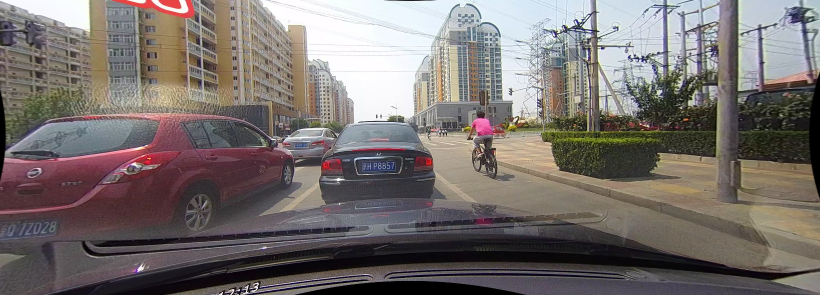
#> input picture crowd_test/02400.jpg, 1640 x 590 px (shown at 1/2 size); its folder holds only this picture in this run
$ python main.py   (older library calls are emulated)
#> lines starting #> are read from the running program, lines starting #| are printed output that depends on the picture; after the words box and inside, x2 and y2 are one past the last pixel; in counts of white or black regions, pixels touching at a corner belong together
### line_perspective_utils.py
import cv2
import numpy as np
import matplotlib.pyplot as plt


def perspectiveChange(inputImg):
    # plt.imshow(inputImg)
    # plt.title("Inside Perspective Change")
    # plt.show()
    r, c = inputImg.shape[:2]
    source = np.float32([[c, r - 10],
                       [0, r - 10],
                       [680, 356],
                       [955, 349]])#[915, 356]])
    dest = np.float32([[c, r],
                     [0, r],
                     [600, 0],
                     [c - 20, 0]])

    perspTranform = cv2.getPerspectiveTransform(source, dest)

    invPerspTransform = cv2.getPerspectiveTransform(dest, source)

    warpedImage = cv2.warpPerspective(inputImg, perspTranform, (c, r), flags=cv2.INTER_LINEAR)
    return warpedImage, perspTranform, invPerspTransform

class Line:
    def __init__(self, length_buffer=10):
        self.pixel_last_iteration = None
        self.meter_last_iteration = None

        self.curvature = None
        self.x_coords = None
        self.y_coords = None

    def set_new_line(self, pixel_new, meter_new):
        self.meter_last_iteration = meter_new
        self.pixel_last_iteration = pixel_new

    def return_lane(self, img, lane_type):
        lane_width = 35
        height, width, color = img.shape
        y_plot = np.linspace(0, height - 1, height)
        coefficients = self.pixel_last_iteration
        central = coefficients[0] * y_plot ** 2 + coefficients[1] * y_plot + coefficients[2]
        left_lane = central - lane_width // 2
        right_lane = central + lane_width // 2
        left_coords = np.array(list(zip(left_lane, y_plot)))
        right_coords = np.array(np.flipud(list(zip(right_lane, y_plot))))
        final_coords = np.vstack([left_coords, right_coords])
        if lane_type == 'right':
            filled_area = cv2.fillPoly(img, [np.int32(final_coords)], (0, 0, 255))
        else:
            filled_area = cv2.fillPoly(img, [np.int32(final_coords)], (255, 0, 0))
        return filled_area

    @property
    def radius_of_curvature(self):
        coefficients = self.meter_last_iteration
        curvature = ((1 + pow(pow(coefficients[1], 2), 1.5)) / abs(2 * coefficients[0]))
        return curvature

def detect_lanes_from_binary(binary_img, left_line, right_line):
    # [6 lines of commented-out code are left out]
    ht, wd = binary_img.shape
    hist = np.sum(binary_img[200:480, :], axis = 0)

    output_image = np.dstack((binary_img, binary_img, binary_img)) * 255
    midpt = len(hist) // 2
    start_point_left = np.argmax(hist[:midpt])
    start_point_right = np.argmax(hist[midpt:]) + midpt

    non_zero_points = binary_img.nonzero()
    y_coords = np.array(non_zero_points[0])
    x_coords = np.array(non_zero_points[1])

    currLeftCoord = start_point_left
    currRightCoord = start_point_right

    margin_width = 100
    recenterThresh = 50
    total_windows = 9
    singleWindowHt = int(ht / total_windows)

    leftLaneFinalCoords = []
    rightLaneFinalCoords = []
    for windowNum in range(total_windows):
        if windowNum < 3:
            continue
        y_window_down = ht - (windowNum + 1) * singleWindowHt
        y_window_up = ht - windowNum * singleWindowHt
        x_right_window_down = currRightCoord - margin_width
        x_right_window_up = currRightCoord + margin_width
        x_left_window_down = currLeftCoord - margin_width
        x_left_window_up = currLeftCoord + margin_width

        cv2.rectangle(output_image, (x_left_window_down, y_window_down), (x_left_window_up, y_window_up), (0, 255, 0), 2)
        cv2.rectangle(output_image, (x_right_window_down, y_window_down), (x_right_window_up, y_window_up), (0, 255, 0), 2)
        leftIndicesFound = ((y_coords >= y_window_down) & (x_coords < x_left_window_up) & (y_coords < y_window_up)
                                   & (x_coords >= x_left_window_down)).nonzero()[0]
        rightIndicesFound = ((y_coords >= y_window_down) & (x_coords < x_right_window_up) & (y_coords < y_window_up)
             & (x_coords >= x_right_window_down)).nonzero()[0]
        if len(rightIndicesFound) > recenterThresh:
            currRightCoord = np.int(np.mean(x_coords[rightIndicesFound]))
        if len(leftIndicesFound) > recenterThresh:
            currLeftCoord = np.int(np.mean(x_coords[leftIndicesFound]))

        leftLaneFinalCoords.append(leftIndicesFound)
        rightLaneFinalCoords.append(rightIndicesFound)
    plt.imshow(output_image)
    plt.title("Rectangles showing detected lanes")
    plt.show()
    rightLaneFinalCoords = np.hstack(rightLaneFinalCoords)
    leftLaneFinalCoords = np.hstack(leftLaneFinalCoords)
    rightLaneFinalCoords = rightLaneFinalCoords[::-1]
    leftLaneFinalCoords = leftLaneFinalCoords[::-1]

    left_line.x_coords = x_coords[leftLaneFinalCoords]
    left_line.y_coords = y_coords[leftLaneFinalCoords]
    right_line.x_coords = x_coords[rightLaneFinalCoords]
    right_line.y_coords = y_coords[rightLaneFinalCoords]

    pixel_new_left = np.polyfit(left_line.y_coords, left_line.x_coords, 2)
    pixel_new_right = np.polyfit(right_line.y_coords, right_line.x_coords, 2)

    meter_new_left = np.polyfit(left_line.y_coords * (30.0/720), left_line.x_coords * (3.7/700), 2)
    meter_new_right = np.polyfit(right_line.y_coords * (30.0/720), right_line.x_coords * (3.7/700), 2)

    left_line.set_new_line(pixel_new_left, meter_new_left)
    right_line.set_new_line(pixel_new_right, meter_new_right)

    output_image[y_coords[leftLaneFinalCoords], x_coords[leftLaneFinalCoords]] = [255, 0, 0]
    output_image[y_coords[rightLaneFinalCoords], x_coords[rightLaneFinalCoords]] = [0, 0, 255]

    return left_line, right_line, output_image

### main.py
import cv2
import os
import matplotlib.pyplot as plt
from line_perspective_utils import perspectiveChange, detect_lanes_from_binary, Line
import numpy as np
import time
import imghdr

processed_frames = 0  # counter of frames processed (when processing video)
line_lt = Line()  # line on the left of the lane
line_rt = Line()  # line on the right of the lane


def process_pipeline(frame,test_img):
    global line_lt, line_rt, processed_frames

    height, width = frame.shape[:2]
    binIm = np.zeros(shape=(height, width), dtype=np.uint8)

    yHSVmin = np.array([0, 70, 70])
    yHSVmax = np.array([50, 255, 255])

    hueV = cv2.cvtColor(frame, cv2.COLOR_BGR2HSV)

    minThreshold = np.all(hueV > yHSVmin, axis=2)
    maxThreshold = np.all(hueV < yHSVmax, axis=2)

    binIm = np.logical_or(binIm, np.logical_and(minThreshold, maxThreshold))

    gray = cv2.cvtColor(frame, cv2.COLOR_BGR2GRAY)
    plt.imshow(cv2.equalizeHist(gray))
    plt.show()
    thre = 170
    _, eq_white_mask = cv2.threshold(cv2.equalizeHist(gray), thresh=thre, maxval=255, type=cv2.THRESH_BINARY)

    binIm = np.logical_or(binIm, eq_white_mask)

    kernel_size = 9
    grayScale = cv2.cvtColor(frame, cv2.COLOR_BGR2GRAY)

    sobX = cv2.Sobel(grayScale, cv2.CV_64F, 1, 0, ksize=kernel_size)
    sobY = cv2.Sobel(grayScale, cv2.CV_64F, 0, 1, ksize=kernel_size)

    magnitudeS = np.sqrt(sobX ** 2 + sobY ** 2)
    magnitudeS = np.uint8(magnitudeS / np.max(magnitudeS) * 255)

    _, magnitudeS = cv2.threshold(magnitudeS, 50, 1, cv2.THRESH_BINARY)
    binIm = np.logical_or(binIm, magnitudeS.astype(bool))

    kernel = np.ones((5, 5), np.uint8)
    img_binary = cv2.morphologyEx(binIm.astype(np.uint8), cv2.MORPH_CLOSE, kernel)

    plt.imshow(img_binary)
    plt.title("Binary Image")
    plt.show()

    img_birdeye, M, Minv = perspectiveChange(img_binary)
    # plt.imshow(img_birdeye)
    # plt.show()

    line_lt, line_rt, img_fit = detect_lanes_from_binary(img_birdeye, line_lt, line_rt)

    # compute offset in meter from center of the lane
    line_lt_bottom = np.mean(line_lt.x_coords[line_lt.y_coords > 0.95 * line_lt.y_coords.max()])
    line_rt_bottom = np.mean(line_rt.x_coords[line_rt.y_coords > 0.95 * line_rt.y_coords.max()])
    lane_width = line_rt_bottom - line_lt_bottom
    midpoint = frame.shape[1] / 2
    offset_pix = abs((line_lt_bottom + lane_width / 2) - midpoint)
    offset_meter = (3.7 / 700) * offset_pix

    # draw the surface enclosed by lane lines back onto the original frame
    ht, wd, color = frame.shape
    warped = np.zeros_like(frame, dtype='uint8')
    unwarped = cv2.warpPerspective(warped, Minv, (wd, ht))
    onRoad = cv2.addWeighted(frame, 1., unwarped, 0.3, 0)

    line = np.zeros_like(frame)
    line = line_lt.return_lane(line, 'left')
    line = line_rt.return_lane(line, 'right')
    unwarped_line = cv2.warpPerspective(line, Minv, (wd, ht))
    maskForLine = onRoad.copy()
    indices = np.any([unwarped_line != 0][0], axis=2)
    coordPoints = np.where(indices == True)
    fileName = test_img[:-4] + "_output_thresh_" + str(thre) + ".txt"
    f = open(fileName, "w+")
    writeStr = ""
    writeStr2 = ""
    prevY = 0
    prevYY = 0
    for y, x in zip(np.ndarray.tolist(coordPoints[0]), np.ndarray.tolist(coordPoints[1])):

        if x < 800:
            if y != prevY:
                writeStr += str(x) + " " + str(y) + " "
            prevY = y
        else:
            if y != prevYY:
                writeStr2 += str(x) + " " + str(y) + " "
            prevYY = y

    f.write(writeStr + "\n")
    f.write(writeStr2)
    f.close()
    maskForLine[indices] = unwarped_line[indices]
    blend_on_road = cv2.addWeighted(src1=maskForLine, alpha=0.8, src2=onRoad, beta=0.5, gamma=0.)
    # blend_on_road = draw_on_road(frame, Minv, line_lt, line_rt)

    # add text (curvature and offset info) on the upper right of the blend
    mean_curvature_meter = np.mean([line_lt.radius_of_curvature, line_rt.radius_of_curvature])
    font = cv2.FONT_HERSHEY_SIMPLEX
    cv2.putText(blend_on_road, 'Curvature radius: {:.02f}m'.format(mean_curvature_meter), (860, 60), font, 0.9,
                (0, 0, 0), 2, cv2.LINE_AA)
    cv2.putText(blend_on_road, 'Offset from center: {:.02f}m'.format(offset_meter), (860, 130), font, 0.9,
                (0, 0, 0), 2, cv2.LINE_AA)
    ##

    processed_frames += 1

    return blend_on_road, fileName, thre


if __name__ == '__main__':
    # test_img_dir = 'Dark/06042013_0512.MP4/'
    # test_img_dir = 'test_images/'
    test_img_dir = 'crowd_test/'
    num_images = 0
    mean = 0
    for test_img in os.listdir(test_img_dir):
        # if (imghdr.what(test_img_dir + test_img)) == 'jpeg':
        if len(test_img) == 9:
            frame = cv2.imread(os.path.join(test_img_dir, test_img))
#> frame is the input picture: shape (590, 1640, 3); mean B, G, R 109.4, 111.8, 119.1
            start_time = int(round(time.time() * 1000))
            blend, fileName, thre = process_pipeline(frame,test_img)
#> in process_pipeline, `minThreshold = np.all(hueV > yHSVmin, axis=2)`:
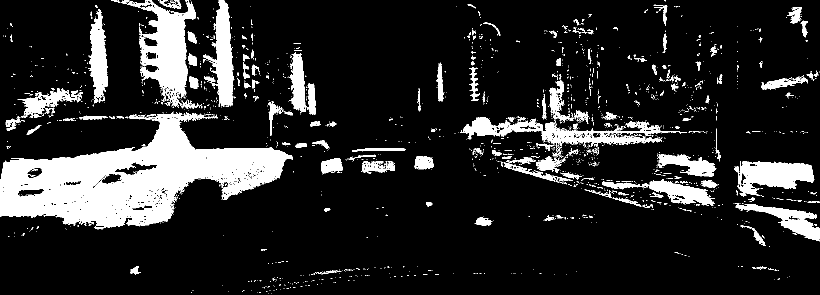
#> minThreshold: shape (590, 1640) bool (shown at 1/2 size); 14.7% white; 1918 white regions (1738 under 20 px), largest, box (x1, y1, x2, y2) and area: (0, 226, 586, 459) 61266, (242, 0, 392, 218) 12675, (920, 234, 1374, 293) 7761
#> in process_pipeline, `sobY = cv2.Sobel(grayScale, cv2.CV_64F, 0, 1, ksize=kernel_size)`:
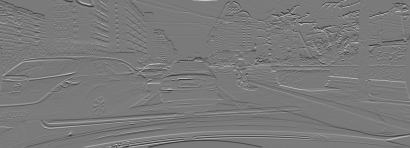
#> sobY: shape (590, 1640) float64 (shown at 1/4 size); min -1675870, max 1812889, mean -8561; drawn with min black and max white
#> in process_pipeline, `img_binary = cv2.morphologyEx(binIm.astype(np.uint8), cv2.MORPH_CLOSE,..`:
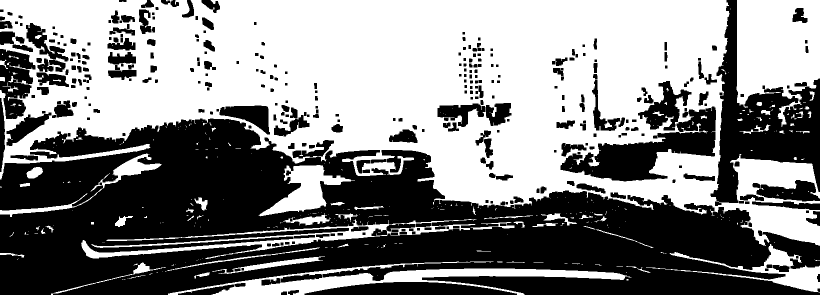
#> img_binary: shape (590, 1640) (shown at 1/2 size); values 0 (black) and 1 (white), 53% white; 347 black regions, largest, box (x1, y1, x2, y2) and area: (0, 237, 1640, 590) 324271, (1421, 0, 1640, 412) 33918, (1121, 213, 1432, 363) 18038
#> in process_pipeline, `img_birdeye, M, Minv = perspectiveChange(img_binary)`: M = [[-1.14, -2.72, 1578.5], [-0.0689, -2.7, 1009.7], [-0.000117, -0.00336, 1]]; Minv = [[0.237, -0.891, 525.9], [-0.0169, -0.33, 359.9], [-2.92e-05, -0.00121, 1]]
#> in detect_lanes_from_binary, `hist = np.sum(binary_img[200:480, :], axis = 0)`: hist = 1640 values, max 188 at index 526, min 1 at index 210, mean 74.57
#> in detect_lanes_from_binary, `midpt = len(hist) // 2`: midpt = 820
#> in detect_lanes_from_binary, `start_point_left = np.argmax(hist[:midpt])`: start_point_left = 526
#> in detect_lanes_from_binary, `start_point_right = np.argmax(hist[midpt:]) + midpt`: start_point_right = 1327
#> in detect_lanes_from_binary, `non_zero_points = binary_img.nonzero()`: non_zero_points = 293045 positions, rows 0 to 589, columns 0 to 1639
#> in detect_lanes_from_binary, `currLeftCoord = start_point_left`: currLeftCoord = 526
#> in detect_lanes_from_binary, `currRightCoord = start_point_right`: currRightCoord = 1327
#> the loop in detect_lanes_from_binary, `for windowNum in range(total_windows):` made 9 passes
#> (x_right_window_down, x_right_window_up, x_left_window_down, x_left_window_up, currRightCoord, currLeftCoord) on passes 4 to 9: (1227, 1427, 426, 626, 1344, 504), (1244, 1444, 404, 604, 1344, 501), (1244, 1444, 401, 601, 1343, 482), (1243, 1443, 382, 582, 1342, 455), (1242, 1442, 355, 555, 1343, 444), (1243, 1443, 344, 544, 1350, 441)
#> after the loop in detect_lanes_from_binary, `for windowNum in range(total_windows):`:
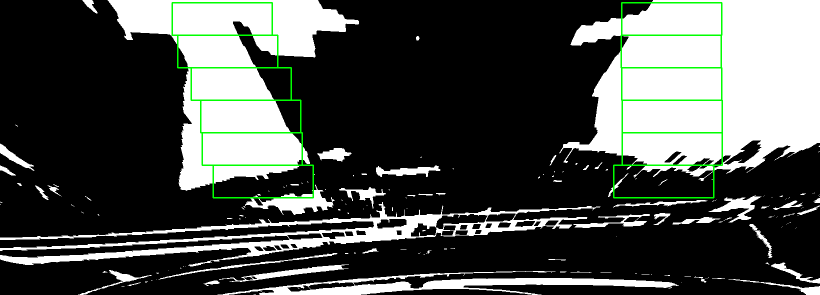
#> output_image: shape (590, 1640, 3) (shown at 1/2 size); mean of channels 0, 1, 2 74.7, 78.2, 74.7; drawn as B, G, R
#> after the loop in detect_lanes_from_binary, `for windowNum in range(total_windows):`: leftLaneFinalCoords = 6 items
#> in detect_lanes_from_binary, `pixel_new_left = np.polyfit(left_line.y_coords, left_line.x_coords, 2)`: pixel_new_left = [0.000523, 0.0433, 437.9]
#> in detect_lanes_from_binary, `pixel_new_right = np.polyfit(right_line.y_coords, right_line.x_coords,..`: pixel_new_right = [0.000395, -0.156, 1356.5]
#> in detect_lanes_from_binary, `meter_new_left = np.polyfit(left_line.y_coords * (30.0/720), left_line..`: meter_new_left = [0.00159, 0.00549, 2.31]
#> in detect_lanes_from_binary, `meter_new_right = np.polyfit(right_line.y_coords * (30.0/720), right_l..`: meter_new_right = [0.0012, -0.0198, 7.17]
#> in set_new_line, `self.meter_last_iteration = meter_new`: self.meter_last_iteration = [0.00159, 0.00549, 2.31]
#> in set_new_line, `self.pixel_last_iteration = pixel_new`: self.pixel_last_iteration = [0.000523, 0.0433, 437.9]
#> in detect_lanes_from_binary, `output_image[y_coords[rightLaneFinalCoords], x_coords[rightLaneFinalCo..`:
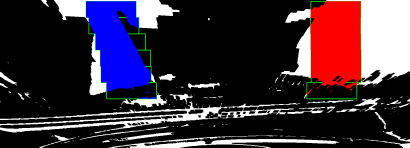
#> output_image: shape (590, 1640, 3) (shown at 1/4 size); mean of channels 0, 1, 2 59.8, 45.7, 61; drawn as B, G, R
#> in process_pipeline, `line_lt_bottom = np.mean(line_lt.x_coords[line_lt.y_coords > 0.95 * li..`: line_lt_bottom = 586.5
#> in process_pipeline, `line_rt_bottom = np.mean(line_rt.x_coords[line_rt.y_coords > 0.95 * li..`: line_rt_bottom = 1249.5
#> in process_pipeline, `lane_width = line_rt_bottom - line_lt_bottom`: lane_width = 663
#> in process_pipeline, `offset_pix = abs((line_lt_bottom + lane_width / 2) - midpoint)`: offset_pix = 98.02
#> in process_pipeline, `offset_meter = (3.7 / 700) * offset_pix`: offset_meter = 0.518
#> in return_lane, `coefficients = self.pixel_last_iteration`: coefficients = [0.000523, 0.0433, 437.9]
#> in return_lane, `central = coefficients[0] * y_plot ** 2 + coefficients[1] * y_plot + c..`: central = 590 values from 437.9 to 644.8
#> in return_lane, `left_lane = central - lane_width // 2`: left_lane = 590 values from 420.9 to 627.8
#> in return_lane, `right_lane = central + lane_width // 2`: right_lane = 590 values from 454.9 to 661.8
#> in return_lane, `left_coords = np.array(list(zip(left_lane, y_plot)))`: left_coords = 590 pairs, first value 420.9 to 627.8, second value 0 to 589
#> in return_lane, `right_coords = np.array(np.flipud(list(zip(right_lane, y_plot))))`: right_coords = 590 pairs, first value 454.9 to 661.8, second value 0 to 589
#> in return_lane, `final_coords = np.vstack([left_coords, right_coords])`: final_coords = 1180 pairs, first value 420.9 to 661.8, second value 0 to 589
#> in process_pipeline, `indices = np.any([unwarped_line != 0][0], axis=2)`:
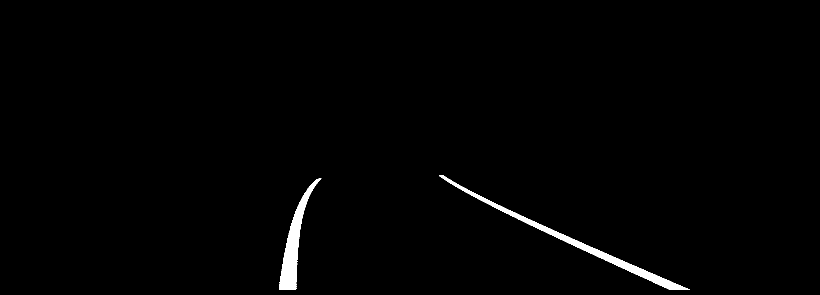
#> indices: shape (590, 1640) bool (shown at 1/2 size); 1.1% white; 2 white regions, box (x1, y1, x2, y2) and area: (878, 351, 1380, 580) 5866, (558, 357, 643, 580) 4880
#> in process_pipeline, `coordPoints = np.where(indices == True)`: coordPoints = 10746 positions, rows 351 to 579, columns 558 to 1379
#> the loop in process_pipeline, `for y, x in zip(np.ndarray.tolist(coordPoints[0]), np.ndarray.tolist(c..` made 10746 passes
#> (y, x, writeStr2, prevYY) on passes 11, 21, 31, 42: (352, 879, '878 351 879 352 ', 352), (353, 881, '878 351 879 352 881 353 ', 353), (354, 882, '878 351 879 352 881 353 882 354 ', 354), (355, 884, '878 351 879 352 881 353 882 354 884 355 ', 355)
#> in radius_of_curvature, `coefficients = self.meter_last_iteration`: coefficients = [0.00159, 0.00549, 2.31]
#> in radius_of_curvature, `curvature = ((1 + pow(pow(coefficients[1], 2), 1.5)) / abs(2 * coeffic..`: curvature = 314.1
#> in process_pipeline, `mean_curvature_meter = np.mean([line_lt.radius_of_curvature, line_rt.r..`: mean_curvature_meter = 364.7
#> in process_pipeline, `font = cv2.FONT_HERSHEY_SIMPLEX`: font = 0
#> in process_pipeline, `cv2.putText(blend_on_road, 'Offset from center: {:.02f}m'.format(offse..`:
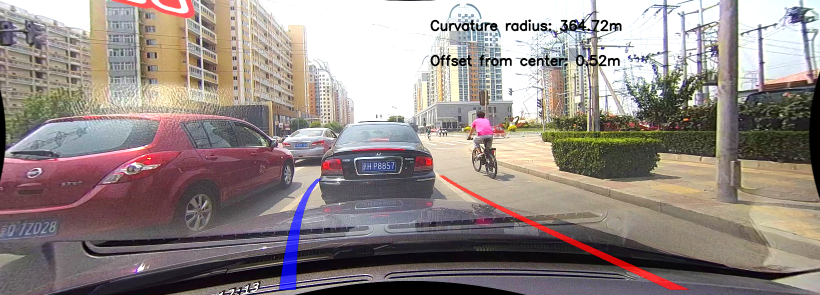
#> blend_on_road: shape (590, 1640, 3) (shown at 1/2 size); mean B, G, R 133.9, 136.8, 148
#> fileName = '02400_output_thresh_170.txt'; thre = 170
            end_time = int(round(time.time() * 1000))
            mean += end_time - start_time
            num_images += 1
            cv2.imwrite('output_images/{}'.format(test_img), blend)
            plt.imshow(cv2.cvtColor(blend, code=cv2.COLOR_BGR2RGB))
            plt.title("Final Image with Lanes For Threhold = " + str(thre))
            plt.savefig(fileName[:-4] + '.jpg')
            plt.show()
    mean /= num_images
    print(mean)
